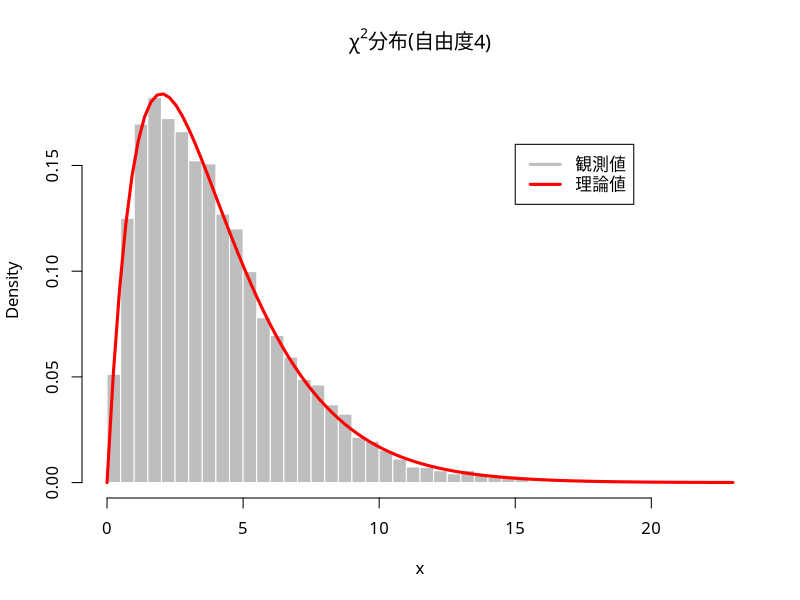

Write R code to recreate this figure.
### χ2分布
set.seed(20) # 乱数の初期値を指定
rchisq(10, df=1) # 自由度1のカイ二乗分布に従う乱数を10個発生
## 統計的性質の確認
k <- 4 # 自由度
x <- rchisq(10000, df=k) # 自由度4のカイ二乗乱数を10000個発生
mean(x) # k=4に近い(大数の法則)
par(family="HiraginoSans-W4") # 日本語フォントの指定
hist(x, freq=FALSE, breaks=50, col="gray", border="white", 
     main=bquote(paste(chi^2, "分布(自由度", .(k), ")"))) # ヒストグラム(密度表示)
curve(dchisq(x, k), add=TRUE, col="red", lwd=3) # 理論上の確率密度関数
legend(15, 0.16, legend=c("観測値", "理論値"), 
       col=c("gray", "red"), lwd=3) # 凡例を作成
